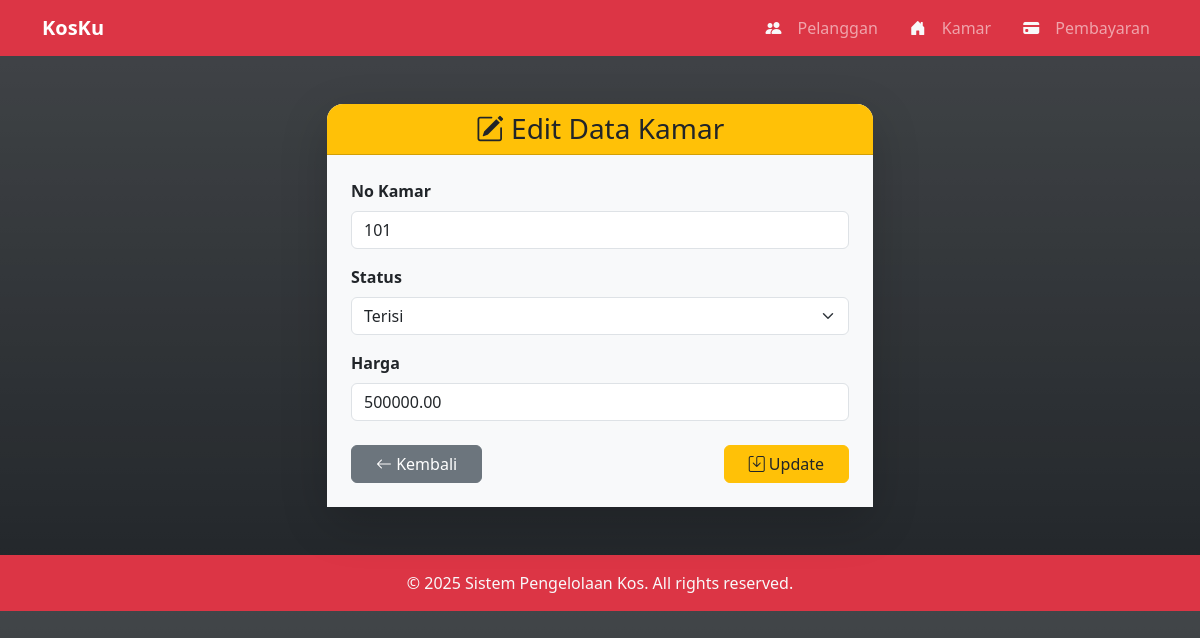
Page /edit_kamar.php?id=1 on the committed database.
### tables this page shows
CREATE TABLE `kamar` (
  `id_kamar` int(11) NOT NULL,
  `no_kamar` varchar(10) NOT NULL,
  `status` enum('kosong','terisi') DEFAULT 'kosong',
  `harga` decimal(10,2) NOT NULL
);

### edit_kamar.php (the view, shortened to what this page needs)
<?php
include 'header.php';
include "config.php";
$id = $_GET['id'];
$e = mysqli_fetch_assoc(mysqli_query($koneksi, "SELECT * FROM kamar WHERE id_kamar=$id"));
?>
<div class="container mt-5">
  <div class="row justify-content-center">
    <div class="col-md-8 col-lg-6">
      <div class="card shadow-lg border-0 rounded-4">
        <div class="card-header bg-warning text-dark text-center rounded-top-4">
          <h3 class="mb-0"><i class="bi bi-pencil-square"></i> Edit Data Kamar</h3>
        </div>
        <div class="card-body p-4 bg-light">
          <form method="POST">
            <div class="mb-3">
              <label class="form-label fw-semibold">No Kamar</label>
              <input type="text" name="no_kamar" class="form-control" value="<?= $e['no_kamar'] ?>" required>
            </div>
            <div class="mb-3">
              <label class="form-label fw-semibold">Status</label>
              <select name="status" class="form-select">
                <option value="terisi" <?= $e['status'] == 'terisi' ? 'selected' : '' ?>>Terisi</option>
              </select>
            </div>
            <div class="mb-3">
              <label class="form-label fw-semibold">Harga</label>
              <input type="number" name="harga" class="form-control" value="<?= $e['harga'] ?>" required>
            </div>
            <div class="d-flex justify-content-between mt-4">
              <a href="kamar.php" class="btn btn-secondary px-4">
                <i class="bi bi-arrow-left"></i> Kembali
              </a>
              <button type="submit" name="update" class="btn btn-warning text-dark px-4">
                <i class="bi bi-save"></i> Update
              </button>
            </div>
          </form>
        </div>
      </div>
    </div>
  </div>
</div>
<?php include 'footer.php'; ?>

### rows in the picture
kamar: no_kamar "101", status "Terisi", harga "500000.00"
